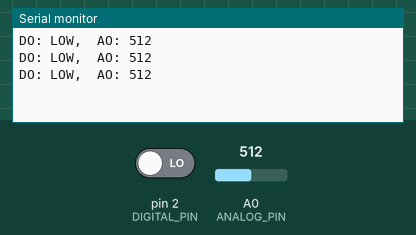
Recording of a sketch running on a simulated Arduino Uno, built with avr-gcc and run on an emulated ATmega328P. On the bench: the last lines printed to the serial monitor. Inputs (shaded band) come from the test bench; at power-on: pin 2 (DIGITAL_PIN) LOW, A0 (ANALOG_PIN) = 512.

Above: at 1.3 s.
1.4 s: pin 2 (DIGITAL_PIN) driven HIGH
At 1.9 s:
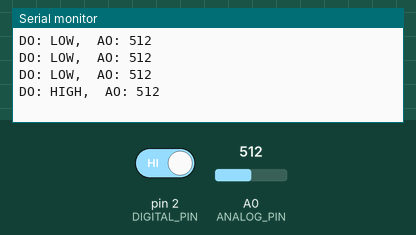
3.5 s: A0 (ANALOG_PIN) set to 716
At 3.9 s:
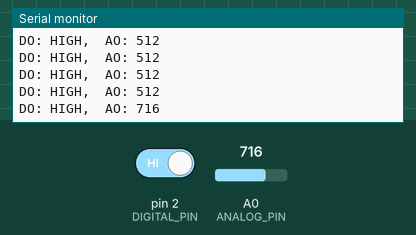
5.0 s: A0 (ANALOG_PIN) set to 900
At 5.4 s:
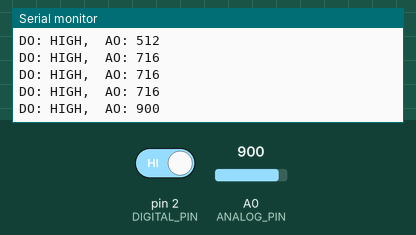
6.5 s: pin 2 (DIGITAL_PIN) driven LOW
At 6.9 s:
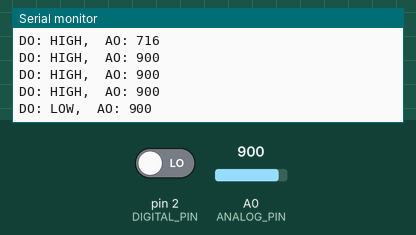
Timing chart, 0 to 9.0 s (numbered marks = the images above; inputs shaded):
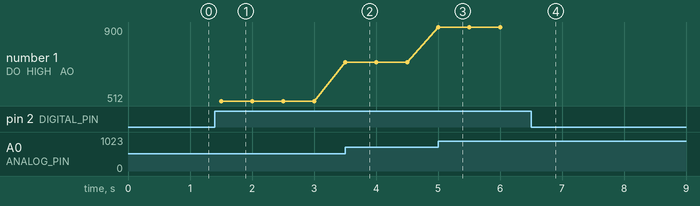

Measured:
- after the input at 1.4 s, the serial monitor: prints a new line after 0.10 s (image 1)
- after the input at 3.5 s, the serial monitor: prints a new line at once (image 2)
- after the input at 5.0 s, the serial monitor: prints a new line at once (image 3)
- after the input at 6.5 s, the serial monitor: prints a new line at once (image 4)
- plotted number 1: 512 → 716 after the input at 3.5 s, 716 → 900 after the input at 5.0 s

The sketch:

umidita_terreno_calibrazione.ino
```cpp
#define DIGITAL_PIN 2
#define ANALOG_PIN A0

void setup() {
  Serial.begin(9600);
  pinMode(DIGITAL_PIN, INPUT);
}

void loop() {
  int d = digitalRead(DIGITAL_PIN);
  int a = analogRead(ANALOG_PIN);

  Serial.print("DO: ");
  Serial.print(d ? "HIGH" : "LOW");
  Serial.println(",\tAO: " + String(a));

  delay(500);
}
```
